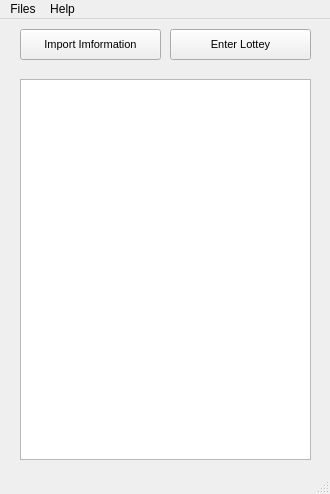
<?xml version="1.0" encoding="UTF-8"?>
<ui version="4.0">
 <class>Lottery_Main</class>
 <widget class="QMainWindow" name="Lottery_Main">
  <property name="geometry">
   <rect>
    <x>0</x>
    <y>0</y>
    <width>330</width>
    <height>494</height>
   </rect>
  </property>
  <property name="windowTitle">
   <string>Lottery_Main</string>
  </property>
  <widget class="QWidget" name="centralwidget">
   <widget class="QPushButton" name="pushButton1">
    <property name="geometry">
     <rect>
      <x>20</x>
      <y>10</y>
      <width>141</width>
      <height>31</height>
     </rect>
    </property>
    <property name="font">
     <font>
      <family>Arial</family>
      <pointsize>8</pointsize>
     </font>
    </property>
    <property name="text">
     <string>Import Imformation</string>
    </property>
   </widget>
   <widget class="QPushButton" name="pushButton2">
    <property name="geometry">
     <rect>
      <x>170</x>
      <y>10</y>
      <width>141</width>
      <height>31</height>
     </rect>
    </property>
    <property name="font">
     <font>
      <family>Arial</family>
      <pointsize>8</pointsize>
     </font>
    </property>
    <property name="text">
     <string>Enter Lottey</string>
    </property>
   </widget>
   <widget class="QTextBrowser" name="textBrowser">
    <property name="geometry">
     <rect>
      <x>20</x>
      <y>60</y>
      <width>291</width>
      <height>381</height>
     </rect>
    </property>
    <property name="font">
     <font>
      <family>Arial</family>
      <pointsize>12</pointsize>
     </font>
    </property>
    <property name="html">
     <string>&lt;!DOCTYPE HTML PUBLIC &quot;-//W3C//DTD HTML 4.0//EN&quot; &quot;http://www.w3.org/TR/REC-html40/strict.dtd&quot;&gt;
&lt;html&gt;&lt;head&gt;&lt;meta name=&quot;qrichtext&quot; content=&quot;1&quot; /&gt;&lt;style type=&quot;text/css&quot;&gt;
p, li { white-space: pre-wrap; }
&lt;/style&gt;&lt;/head&gt;&lt;body style=&quot; font-family:'Arial'; font-size:12pt; font-weight:400; font-style:normal;&quot;&gt;
&lt;p style=&quot;-qt-paragraph-type:empty; margin-top:0px; margin-bottom:0px; margin-left:0px; margin-right:0px; -qt-block-indent:0; text-indent:0px; font-family:'SimSun'; font-size:9pt;&quot;&gt;&lt;br /&gt;&lt;/p&gt;&lt;/body&gt;&lt;/html&gt;</string>
    </property>
   </widget>
  </widget>
  <widget class="QMenuBar" name="menubar">
   <property name="geometry">
    <rect>
     <x>0</x>
     <y>0</y>
     <width>330</width>
     <height>26</height>
    </rect>
   </property>
   <widget class="QMenu" name="menuFiles_F">
    <property name="title">
     <string>Files</string>
    </property>
    <addaction name="actionImport"/>
   </widget>
   <widget class="QMenu" name="menuAbout">
    <property name="title">
     <string>Help</string>
    </property>
   </widget>
   <addaction name="menuFiles_F"/>
   <addaction name="menuAbout"/>
  </widget>
  <widget class="QStatusBar" name="statusbar"/>
  <action name="actionImport">
   <property name="text">
    <string>Restart</string>
   </property>
  </action>
 </widget>
 <resources/>
 <connections/>
</ui>
